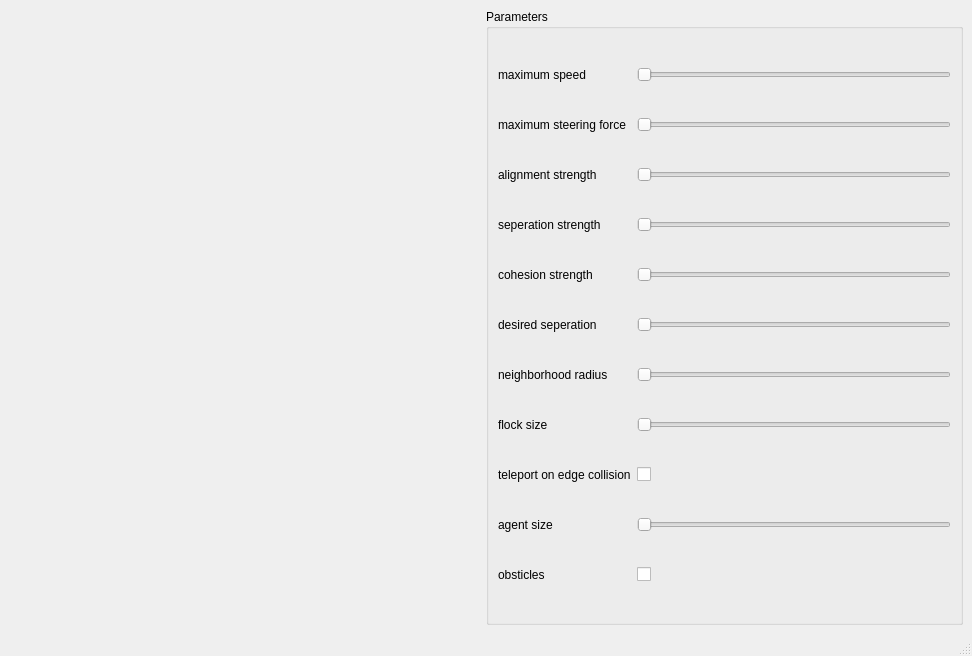
<?xml version="1.0" encoding="UTF-8"?>
<ui version="4.0">
<!--adapted from QT NGL demo https://github.com/NCCA/QtNGL-->
 <class>MainWindow</class>
 <widget class="QMainWindow" name="MainWindow">
  <property name="geometry">
   <rect>
    <x>0</x>
    <y>0</y>
    <width>972</width>
    <height>656</height>
   </rect>
  </property>
  <property name="windowTitle">
   <string>Alex Christo Presents: Boids</string>
  </property>
  <widget class="QWidget" name="centralwidget">
   <layout class="QGridLayout" name="s_mainWindowGridLayout">
    <item row="0" column="1">
     <widget class="QGroupBox" name="s_transformGB">
      <property name="title">
       <string>Parameters</string>
      </property>
      <layout class="QGridLayout" name="gridLayout">
       <item row="0" column="0">
        <widget class="QLabel" name="label">
         <property name="text">
          <string>maximum speed</string>
         </property>
        </widget>
       </item>
       <item row="0" column="1">
        <widget class="QSlider" name="_maxSpeed">
        <property name="orientation">
         <enum>Qt::Horizontal</enum>
        </property>
         <property name="minimum">
          <number>2</number>
         </property>
         <property name="maximum">
          <number>30</number>
         </property>
        </widget>
       </item>
       <item row="1" column="0">
        <widget class="QLabel" name="label">
         <property name="text">
          <string>maximum steering force</string>
         </property>
        </widget>
       </item>
       <item row="1" column="1">
        <widget class="QSlider" name="_maxSteering">
         <property name="orientation">
         <enum>Qt::Horizontal</enum>
        </property>
         <property name="minimum">
          <number>2</number>
         </property>
         <property name="maximum">
          <number>30</number>
         </property>
        </widget>
       </item>
       <item row="2" column="0">
        <widget class="QLabel" name="label">
         <property name="text">
          <string>alignment strength</string>
         </property>
        </widget>
       </item>
       <item row="2" column="1">
        <widget class="QSlider" name="_alignment">
         <property name="orientation">
         <enum>Qt::Horizontal</enum>
        </property>
         <property name="minimum">
          <number>0</number>
         </property>
         <property name="maximum">
          <number>10</number>
         </property>
        </widget>
       </item>
       <item row="3" column="0">
        <widget class="QLabel" name="label">
         <property name="text">
          <string>seperation strength</string>
         </property>
        </widget>
       </item>
       <item row="3" column="1">
        <widget class="QSlider" name="_seperation">
         <property name="orientation">
         <enum>Qt::Horizontal</enum>
        </property>
         <property name="minimum">
          <number>0</number>
         </property>
         <property name="maximum">
          <number>10</number>
         </property>
        </widget>
       </item>
       <item row="4" column="0">
        <widget class="QLabel" name="label">
         <property name="text">
          <string>cohesion strength</string>
         </property>
        </widget>
       </item>
       <item row="4" column="1">
        <widget class="QSlider" name="_cohesion">
         <property name="orientation">
         <enum>Qt::Horizontal</enum>
        </property>
         <property name="minimum">
          <number>0</number>
         </property>
         <property name="maximum">
          <number>10</number>
         </property>
        </widget>
       </item>
       <item row="5" column="0">
        <widget class="QLabel" name="label">
         <property name="text">
          <string>desired seperation</string>
         </property>
        </widget>
       </item>
       <item row="5" column="1">
        <widget class="QSlider" name="_distance">
        <property name="orientation">
         <enum>Qt::Horizontal</enum>
        </property>
         <property name="minimum">
          <number>0</number>
         </property>
         <property name="maximum">
          <number>45</number>
         </property>
        </widget>
       </item>
       <item row="6" column="0">
        <widget class="QLabel" name="label">
         <property name="text">
          <string>neighborhood radius </string>
         </property>
        </widget>
       </item>
       <item row="6" column="1">
        <widget class="QSlider" name="_radius">
        <property name="orientation">
         <enum>Qt::Horizontal</enum>
        </property>
         <property name="minimum">
          <number>5</number>
         </property>
         <property name="maximum">
          <number>90</number>
         </property>
        </widget>
       </item>
       <item row="7" column="0">
        <widget class="QLabel" name="label">
         <property name="text">
          <string>flock size</string>
         </property>
        </widget>
       </item>
       <item row="7" column="1">
        <widget class="QSlider" name="_size">
        <property name="orientation">
         <enum>Qt::Horizontal</enum>
        </property>
         <property name="minimum">
          <number>0</number>
         </property>
         <property name="maximum">
          <number>3000</number>
         </property>
        </widget>
       </item>
       <item row="8" column="0">
        <widget class="QLabel" name="label">
         <property name="text">
          <string>teleport on edge collision</string>
         </property>
        </widget>
       </item>
       <item row="8" column="1">
        <widget class="QCheckBox" name="_edges">
        </widget>
       </item>
       <item row="9" column="0">
        <widget class="QLabel" name="label">
         <property name="text">
          <string>agent size</string>
         </property>
        </widget>
       </item>
       <item row="9" column="1">
        <widget class="QSlider" name="_agentSize">
        <property name="orientation">
         <enum>Qt::Horizontal</enum>
        </property>
         <property name="minimum">
          <number>5</number>
         </property>
         <property name="maximum">
          <number>25</number>
         </property>
        </widget>
       </item>
       <item row="10" column="0">
        <widget class="QLabel" name="label">
         <property name="text">
          <string>obsticles</string>
         </property>
        </widget>
       </item>
       <item row="10" column="1">
        <widget class="QCheckBox" name="_obsticles">
        </widget>
       </item>
      </layout>
     </widget>
    </item>
    <item row="0" column="0">
     <spacer name="horizontalSpacer">
      <property name="orientation">
       <enum>Qt::Horizontal</enum>
      </property>
      <property name="sizeHint" stdset="0">
       <size>
        <width>40</width>
        <height>20</height>
       </size>
      </property>
     </spacer>
    </item>
   </layout>
  </widget>
  <widget class="QMenuBar" name="menubar">
   <property name="geometry">
    <rect>
     <x>0</x>
     <y>0</y>
     <width>972</width>
     <height>22</height>
    </rect>
   </property>
  </widget>
  <widget class="QStatusBar" name="statusbar"/>
 </widget>
 <resources/>
 <connections/>
</ui>
